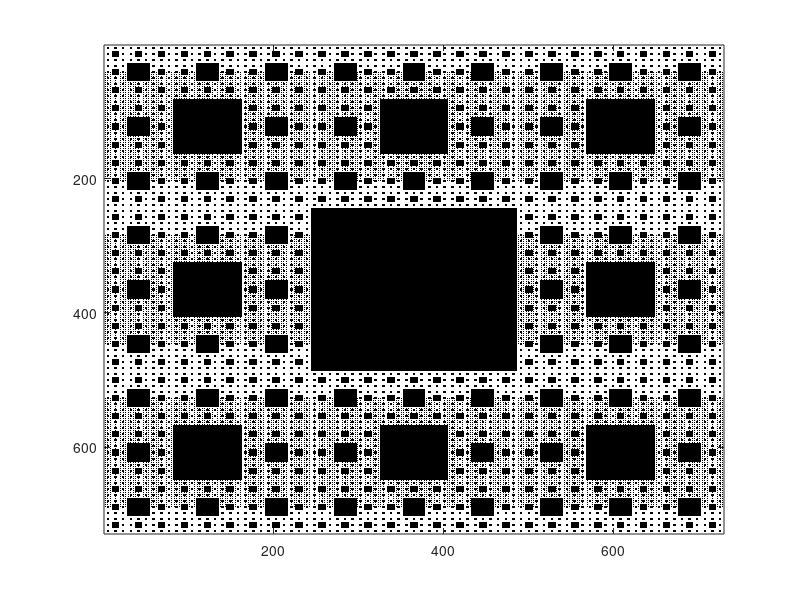

Here is the MATLAB script that generated this plot: (Note: this script raises an error after producing the figure.)
b0=logical([1 1 1;1 0 1;1 1 1]);
for n=1:5 %don't exceed 6 because of expanding array inside loop
    x=logical(zeros(3^n));
    b0=[b0 b0 b0;b0 x b0;b0 b0 b0];
end
imagesc(b0),colormap(gray(2));
imwrite(b0,'sierpinski1.png','png','bitdepth',1);